Frame 1 (no input): blank canvas, image omitted
Frame 60 (no input): blank canvas, image omitted
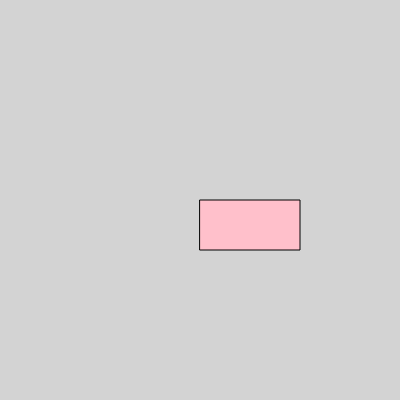
Frame 120 (the mouse pressed at the canvas centre since frame 60)

The p5.js sketch whose frames 1 and 60 were blank and that drew this single picture after the mouse press (run headless with seeded random() and noise() and a simulated clock; from frame 60 on, the mouse is pressed at the canvas centre):

// p5.js sketch
// ── sketch.js
let radio = {
  manufacturer: "panasonic",
  color: "pink",
  fm: true,
  radioWidth: 100,
  radioHeight: 50,
  radioOn: true,
  
  display: function(){
    fill(this.color);
    rect(this.radioX,this.radioY,this.radioWidth,this.radioHeight);
  },
  radioX:0,
  radioY:0,
  setPosition: function(xPos,yPos){
    this.radioX = xPos;
    this.radioY = yPos;
  }
  };
  
  
  
  function setup() {
    createCanvas(400, 400);
    background('lightgray');
    print(radio.manufacturer);
    print(radio.manufacturer, radio.radioOn);
    print("My radio was made by" + radio.manufacturer);
  }
  
  function draw() {
    
  }
  
  function mousePressed(){
    radio.setPosition(mouseX,mouseY);
  radio.display();
  }
